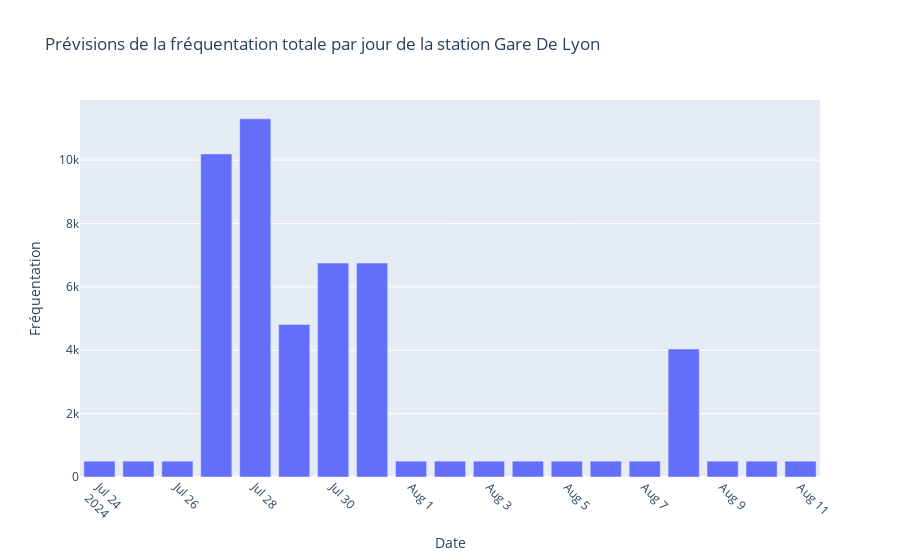
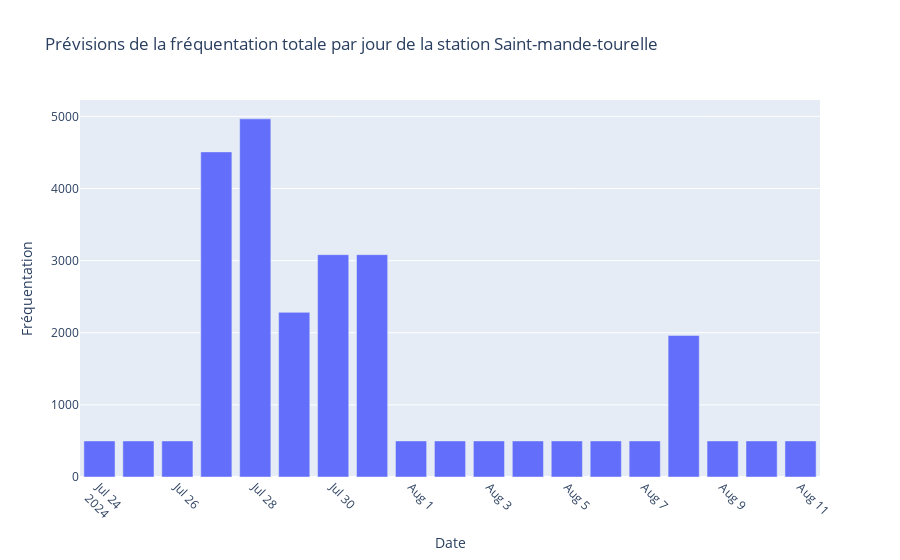
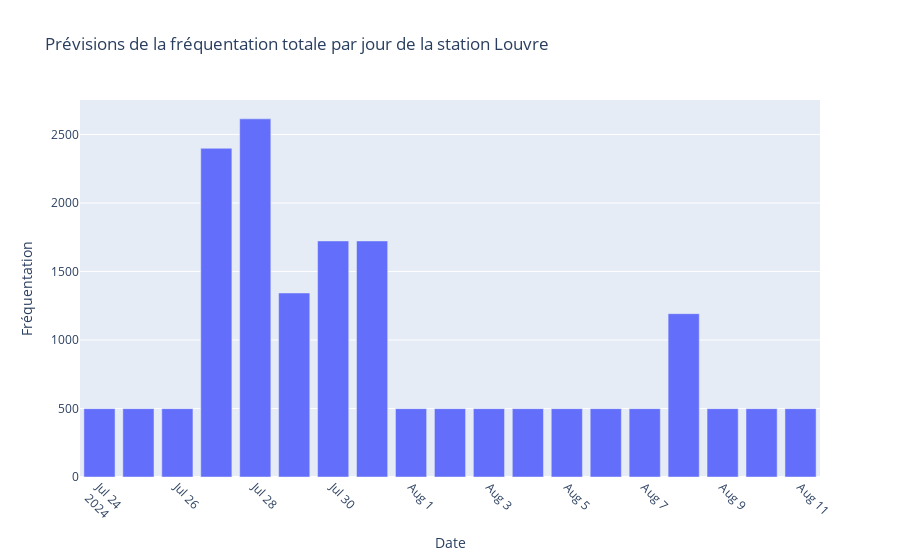

The code cell stored with these charts, in order, in its notebook:
### Markdown cell above
## Un exemple : Prédictions de l'affluence de chaque station de la ligne 1

### Code cell
stations = tableaux['ligne numéro[1]']['Station'].unique()

dates = pd.date_range(start='2024-07-24', end='2024-08-11', freq='D')
heures = [f"{i:02d}:00" for i in range(24)] 

resultats_par_station_plotly = {}

for station_info in stations:
    resultats_total_station = []

    for date in dates:
        for heure in heures:
            try:
                total_station, _ = info_trafic(date, heure, station_info, '1')

                if total_station is not None:
                    resultats_total_station.append((date, heure, total_station))

            except ValueError as e:
                print(e)
                print("Erreur dans le calcul des affluences.")

    df_resultats_station = pd.DataFrame(resultats_total_station, columns=['Date', 'Heure', 'Total Station'])
    df_resultats_station.set_index(['Date', 'Heure'], inplace=True)
    df_resultats_station.index = pd.to_datetime(df_resultats_station.index.get_level_values('Date'))

    daily_sum = df_resultats_station.groupby(df_resultats_station.index.date)['Total Station'].sum()

    resultats_par_station_plotly[station_info] = daily_sum

for station, daily_sum in resultats_par_station_plotly.items():
    station_title = ' '.join(word.capitalize() for word in station.split())
    fig = go.Figure()

    fig.add_trace(go.Bar(
        x=daily_sum.index,
        y=daily_sum.values,
    ))

    fig.update_layout(
        title=f"Prévisions de la fréquentation totale par jour de la station {station_title}",
        xaxis_title="Date",
        yaxis_title="Fréquentation",
        xaxis={'tickangle': 45},
        bargap=0.2,
    )

    fig.show()

### Figure 1 — Plotly figure (JSON) as saved in the notebook; plotly's stock layout.template omitted (floating-point values rounded to 4 significant figures)
{"data": [{"type": "bar", "x": ["2024-07-24", "2024-07-25", "2024-07-26", "2024-07-27", "2024-07-28", "2024-07-29", "2024-07-30", "2024-07-31", "2024-08-01", "2024-08-02", "2024-08-03", "2024-08-04", "2024-08-05", "2024-08-06", "2024-08-07", "2024-08-08", "2024-08-09", "2024-08-10", "2024-08-11"], "y": [500, 500, 500, 10198, 11304, 4815, 6751, 6751, 500, 500, 500, 500, 500, 500, 500, 4040, 500, 500, 500]}], "layout": {"bargap": 0.2, "title": {"text": "Prévisions de la fréquentation totale par jour de la station Gare De Lyon"}, "xaxis": {"tickangle": 45, "title": {"text": "Date"}}, "yaxis": {"title": {"text": "Fréquentation"}}}}

### Figure 2 — Plotly figure (JSON) as saved in the notebook; plotly's stock layout.template omitted (floating-point values rounded to 4 significant figures)
{"data": [{"type": "bar", "x": ["2024-07-24", "2024-07-25", "2024-07-26", "2024-07-27", "2024-07-28", "2024-07-29", "2024-07-30", "2024-07-31", "2024-08-01", "2024-08-02", "2024-08-03", "2024-08-04", "2024-08-05", "2024-08-06", "2024-08-07", "2024-08-08", "2024-08-09", "2024-08-10", "2024-08-11"], "y": [500, 500, 500, 4508, 4966, 2283, 3083, 3083, 500, 500, 500, 500, 500, 500, 500, 1963, 500, 500, 500]}], "layout": {"bargap": 0.2, "title": {"text": "Prévisions de la fréquentation totale par jour de la station Saint-mande-tourelle"}, "xaxis": {"tickangle": 45, "title": {"text": "Date"}}, "yaxis": {"title": {"text": "Fréquentation"}}}}

### Figure 3 — Plotly figure (JSON) as saved in the notebook; plotly's stock layout.template omitted (floating-point values rounded to 4 significant figures)
{"data": [{"type": "bar", "x": ["2024-07-24", "2024-07-25", "2024-07-26", "2024-07-27", "2024-07-28", "2024-07-29", "2024-07-30", "2024-07-31", "2024-08-01", "2024-08-02", "2024-08-03", "2024-08-04", "2024-08-05", "2024-08-06", "2024-08-07", "2024-08-08", "2024-08-09", "2024-08-10", "2024-08-11"], "y": [499, 499, 499, 2399, 2614, 1343, 1723, 1723, 499, 499, 499, 499, 499, 499, 499, 1192, 499, 499, 499]}], "layout": {"bargap": 0.2, "title": {"text": "Prévisions de la fréquentation totale par jour de la station Louvre"}, "xaxis": {"tickangle": 45, "title": {"text": "Date"}}, "yaxis": {"title": {"text": "Fréquentation"}}}}
